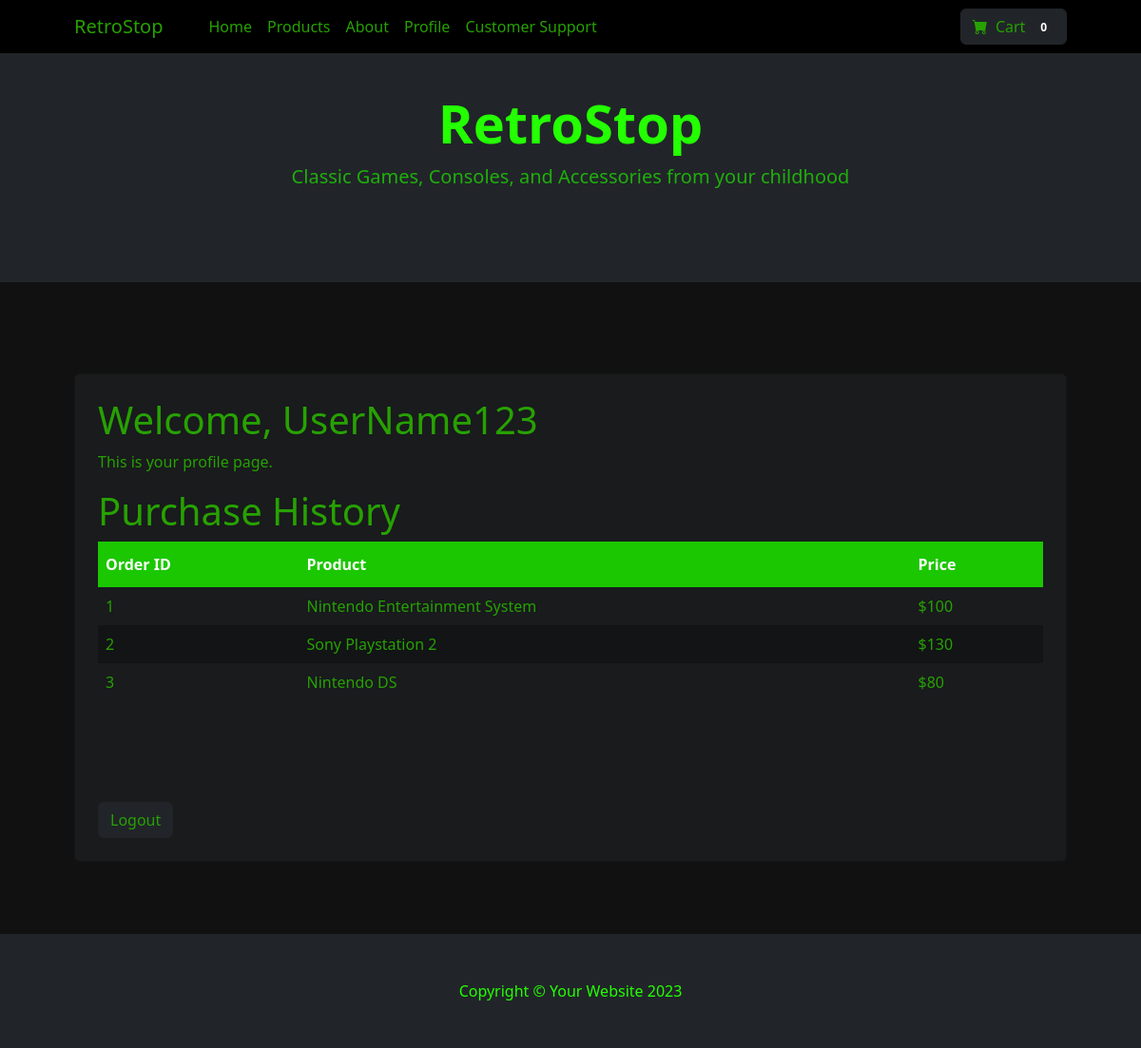
Page /profile.php (signed in) on the committed database.
### tables this page shows
CREATE TABLE `orders` (
  `order_id` int(255) NOT NULL,
  `user_id` int(255) NOT NULL,
  `item_id` int(255) NOT NULL
);

CREATE TABLE `products` (
  `item_id` int(255) NOT NULL,
  `itemname` varchar(255) NOT NULL,
  `description` varchar(255) NOT NULL,
  `price` int(255) NOT NULL,
  `item_img` varchar(255) NOT NULL,
  `category_id` int(255) NOT NULL
);

### profile.php (the view)
<?php include 'header.php';
$con = mysqli_connect('localhost', 'root', '','finalsdb');
$sql = "SELECT * FROM orders INNER JOIN profile ON orders.user_id = profile.user_id INNER JOIN products ON orders.item_id = products.item_id WHERE orders.user_id = ".$_SESSION['uid'].";";
$result = $con->query($sql);
?>
<section class="py-5 wrapper">
    <div class="container px-4 px-lg-5 mt-5 text-green">
        <div class="col mb-5">
            <div class="card h-100">
                <div class="card-body p-4">
                    <div>
                        <h1>Welcome, <?php echo $_SESSION['user']?></h2>
                        <p>This is your profile page.</p>
                        <?php
                        if ($result->num_rows > 0) {
                            ?>
                            <h1>Purchase History</h1>
                            <div class="tableFixHead">
                            <table>
                                <thead>
                                    <tr>
                                        <th>Order ID</th>
                                        <th>Product</th>
                                        <th>Price</th>
                                    </tr>
                                </thead>
                                <?php
                                while($row = $result->fetch_assoc()) {
                                    echo "<tr>";
                                    echo "<td>".$row['order_id']."</td><td>".$row['itemname']."</td><td>$".$row['price'];
                                    echo "</tr>";
                                    }
                                echo "</table>";
                                echo "</div>";
                        } else {
                            echo "<p> You haven't bought anything.</p>";
                        }
                        ?>
                        <br>
                        <button class="btn btn-outline-dark mt-auto" onclick="location.href = 'logout.php';">Logout</button>
                    </div>
                </div>
            </div>
        </div>
    </div>
        </section>
<?php include 'footer.php'?>

### header.php (shortened to what this page needs)
<!DOCTYPE html>
<html lang="en">
    <head>
        <link href="https://cdn.jsdelivr.net/npm/bootstrap-icons@1.5.0/font/bootstrap-icons.css" rel="stylesheet" />
        <link href="css/styles.css" rel="stylesheet" />
        <link href="css/style2.css" rel="stylesheet" />
    </head>
    <body>
        <nav id="navbar" class="navbar fixed-top navbar-expand-lg">
            <div class="container px-4 px-lg-5">
                <a class="navbar-brand" href="#!">RetroStop</a>
                <div class="collapse navbar-collapse" id="navbarSupportedContent">
                    <ul class="navbar-nav me-auto mb-2 mb-lg-0 ms-lg-4">
                        <li class="nav-item"><a class="nav-link" href="index.php">Home</a></li>
                        <li class="nav-item"><a class="nav-link" href="products.php">Products</a></li>
                        <li class="nav-item"><a class="nav-link" href="about.php">About</a></li>
                        <?php
                            if (isset($_SESSION['valid']) && $_SESSION['valid']): ?>
                                <li class="nav-item"><a class="nav-link" href="profile.php">Profile</a></li>
                            <?php else: ?>
                                <li class="nav-item"><a class="nav-link" href="login.php">Login</a></li>
                            <?php endif; ?>
                        <li class="nav-item"><a class="nav-link" href="cs.php">Customer Support</a></li>
                    </ul>
                        <button class="btn btn-outline-dark" onclick="location.href = 'cart.php';">
                            <i class="bi-cart-fill me-1"></i>
                            Cart
                            <span class="badge bg-dark text-white ms-1 rounded-pill">
                                <?php
                                if (isset($_SESSION['cart'])){
                                    echo count($_SESSION['cart']);
                                } else {
                                    echo 0;
                                }
                                ?>
                            </span>
                        </button>
                </div>
            </div>
        </nav>
<header class="bg-dark py-5">
            <div class="container px-4 px-lg-5 my-5">
                <div class="text-center text-green">
                    <h1 class="display-4 fw-bolder">RetroStop</h1>
                    <p class="lead fw-normal text-green-50 mb-0">Classic Games, Consoles, and Accessories from your childhood</p>
                </div>
            </div>
        </header>

### footer.php (shortened to what this page needs)
<footer class="py-5 bg-dark fixed-bottom footer">
            <div class="container"><p class="m-0 text-center text-green">Copyright &copy; Your Website 2023</p></div>
        </footer>
    </body>
</html>

### css/style2.css (style rules this page uses)
.text-green { color: #24ff02 }
.text-green-50 { color: #1fea00b2; }
.wrapper { display: flex; flex-direction: column; }
.tableFixHead { overflow-y: auto; height: 250px; }
.tableFixHead thead th { position: sticky; top: 0px; }
table { width:100%; }
td,th { padding: 8px; }
tr:nth-child(even) { background-color: #08080859; }
th { padding-top: 12px; padding-bottom: 12px; text-align: left; background-color: #1bc700; color: white; }
.navbar { background-color: black; }

### rows in the picture
orders: order_id "1", item.itemname "Nintendo Entertainment System", item.price "100"
orders: order_id "2", item.itemname "Sony Playstation 2", item.price "130"
orders: order_id "3", item.itemname "Nintendo DS", item.price "80"

### other values in the picture
count($_SESSION['cart']) "0"
$_SESSION['user'] "UserName123"
